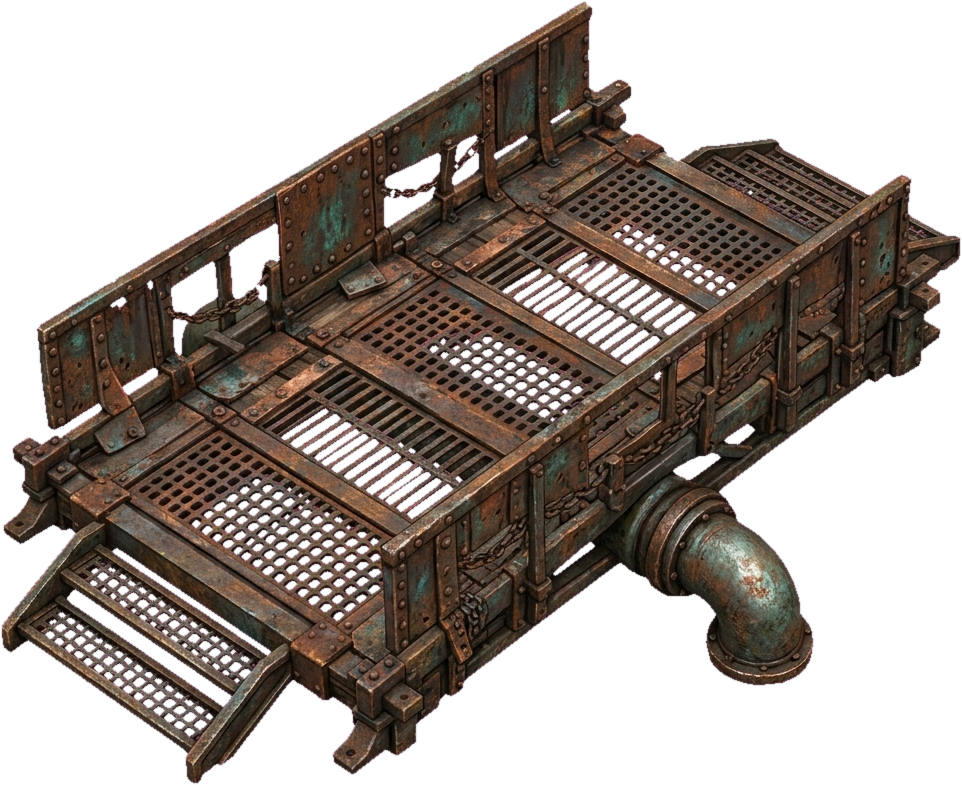
#> input picture fundo_ferro_standalone/assets/pipes/cano_travessia_ponte.png, 962 x 785 px, found by its file name
$ python preview_cano_ponte.py
#> lines starting #> are read from the running program, lines starting #| are printed output that depends on the picture
from PIL import Image

im = Image.open('assets/pipes/cano_travessia_ponte.png')
#> im is the input picture: PIL image 962x785 RGBA; mean R, G, B, A 51, 34.7, 34.2, 129.5
# let's resize to a smaller preview for quick inspection
preview = im.resize((480, int(480 * im.size[1] / im.size[0])))
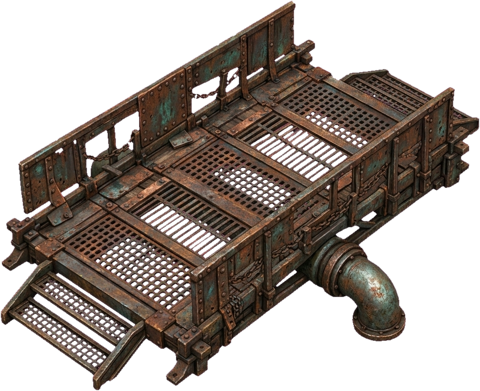
#> preview: PIL image 480x391 RGBA; mean R, G, B, A 42.2, 32.6, 26.7, 129.5; transparent parts drawn white
preview.save('scratch/preview_cano_ponte.png')
print('Preview saved to scratch/preview_cano_ponte.png')

$ run again, with fundo_ferro_standalone/assets/pipes/cabos_eletricos_industrial_v1.png copied over fundo_ferro_standalone/assets/pipes/cano_travessia_ponte.png
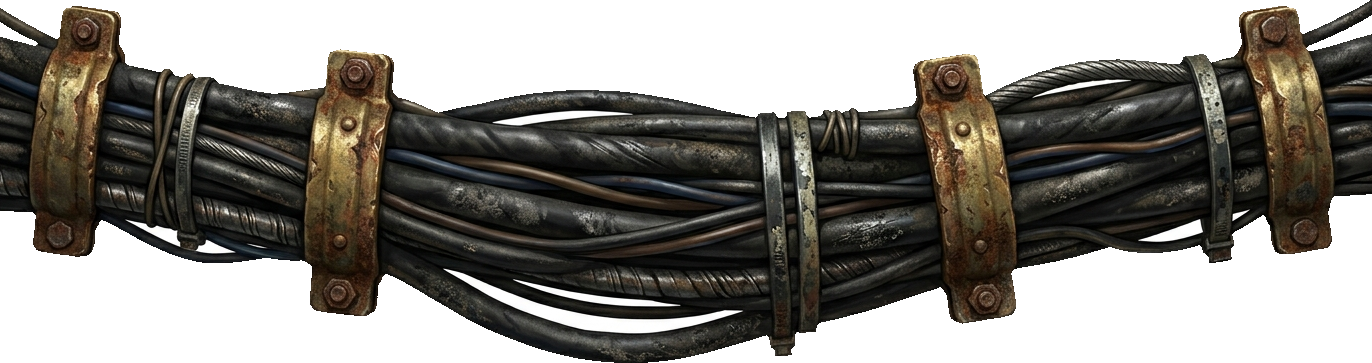
#> input picture fundo_ferro_standalone/assets/pipes/cabos_eletricos_industrial_v1.png, 1372 x 363 px, found by its file name
#> im is the input picture: PIL image 1372x363 RGBA; mean R, G, B, A 136.6, 133.5, 128, 150.9
#> `preview = im.resize((480, int(480 * im.size[1] / im.size[0])))`:
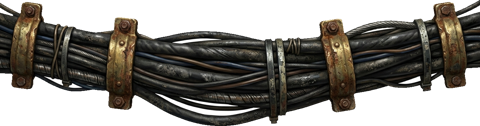
#> preview: PIL image 480x126 RGBA; mean R, G, B, A 35.7, 32.6, 27.1, 150.9; transparent parts drawn white
